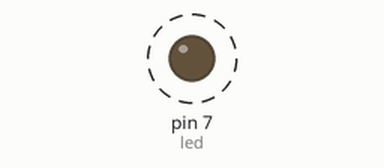
Simulated run of this sketch. Board: Arduino Uno, built with avr-gcc and run on an emulated ATmega328P. On the bench: output pins drawn as LEDs (lit = HIGH). Dashed ring = blinking.

Above: at 0.5 s.
Timing chart, 0 to 4.6 s (numbered marks = the images above):
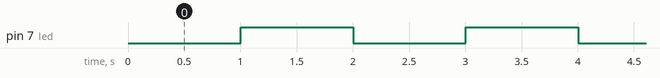

The sketch:

timeWithOutDelayBoolean.ino
```cpp
long lastCheckedTime; // variable to compare our current time to
int interval = 1000;  // variable for how long our interval will be

int led = 7; // variable to tell us which pin the led is connected to

boolean ledState = false;

void setup() {
  Serial.begin(9600);
  pinMode(led, OUTPUT);
  lastCheckedTime = millis();  // start checking time, when setup() executes.
}

void loop() {
// this block of code handles timing without delays
/////////////////////////////////////////////////////////////////////

  if (millis() - lastCheckedTime > interval) { // if the currentTime - our last saved time is bigger than our interval
    ledState = !ledState;          // execute a state change.  ! exclamation mark means "not the led state" or "opposite of what it is now"
    lastCheckedTime = millis();    // reset our last checked time. otherwise this block will only execute on first start up
  }

/////////////////////////////////////////////////////////////////////


// This block of code handles our led behavior
/////////////////////////////////////////////////////////////////////
  if (ledState == true) {
    digitalWrite(led, HIGH);
  }
  else {
    digitalWrite(led, LOW);
  }
/////////////////////////////////////////////////////////////////////
}
```

Measured:
- by itself, pin 7 (led): alternates HIGH for 1.0 s and LOW for 1.0 s
